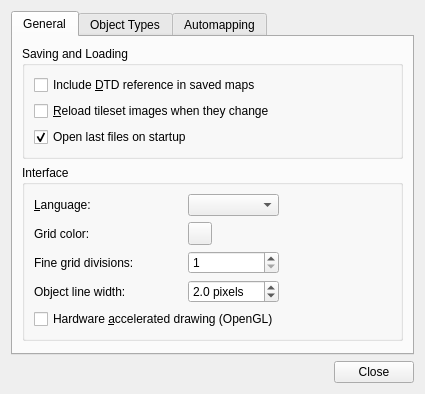
<?xml version="1.0" encoding="UTF-8"?>
<ui version="4.0">
 <class>PreferencesDialog</class>
 <widget class="QDialog" name="PreferencesDialog">
  <property name="geometry">
   <rect>
    <x>0</x>
    <y>0</y>
    <width>421</width>
    <height>426</height>
   </rect>
  </property>
  <property name="windowTitle">
   <string>Preferences</string>
  </property>
  <layout class="QVBoxLayout" name="verticalLayout">
   <property name="sizeConstraint">
    <enum>QLayout::SetFixedSize</enum>
   </property>
   <item>
    <widget class="QTabWidget" name="tabWidget">
     <property name="currentIndex">
      <number>0</number>
     </property>
     <widget class="QWidget" name="tab">
      <attribute name="title">
       <string>General</string>
      </attribute>
      <layout class="QVBoxLayout" name="verticalLayout_2">
       <item>
        <widget class="QGroupBox" name="groupBox">
         <property name="title">
          <string>Saving and Loading</string>
         </property>
         <layout class="QGridLayout" name="gridLayout">
          <item row="1" column="0" colspan="2">
           <widget class="QCheckBox" name="reloadTilesetImages">
            <property name="text">
             <string>&amp;Reload tileset images when they change</string>
            </property>
           </widget>
          </item>
          <item row="0" column="0" colspan="2">
           <widget class="QCheckBox" name="enableDtd">
            <property name="toolTip">
             <string>Not enabled by default since a reference to an external DTD is known to cause problems with some XML parsers.</string>
            </property>
            <property name="text">
             <string>Include &amp;DTD reference in saved maps</string>
            </property>
           </widget>
          </item>
          <item row="2" column="0">
           <widget class="QCheckBox" name="openLastFiles">
            <property name="text">
             <string>Open last files on startup</string>
            </property>
            <property name="checked">
             <bool>true</bool>
            </property>
           </widget>
          </item>
         </layout>
        </widget>
       </item>
       <item>
        <widget class="QGroupBox" name="groupBox_2">
         <property name="title">
          <string>Interface</string>
         </property>
         <layout class="QGridLayout" name="gridLayout_2">
          <item row="5" column="0" colspan="4">
           <widget class="QCheckBox" name="openGL">
            <property name="text">
             <string>Hardware &amp;accelerated drawing (OpenGL)</string>
            </property>
           </widget>
          </item>
          <item row="0" column="0">
           <widget class="QLabel" name="label_2">
            <property name="text">
             <string>&amp;Language:</string>
            </property>
            <property name="buddy">
             <cstring>languageCombo</cstring>
            </property>
           </widget>
          </item>
          <item row="2" column="0">
           <widget class="QLabel" name="label_3">
            <property name="text">
             <string>Grid color:</string>
            </property>
            <property name="buddy">
             <cstring>gridColor</cstring>
            </property>
           </widget>
          </item>
          <item row="2" column="3">
           <widget class="ColorButton" name="gridColor"/>
          </item>
          <item row="0" column="4">
           <spacer name="horizontalSpacer_2">
            <property name="orientation">
             <enum>Qt::Horizontal</enum>
            </property>
            <property name="sizeHint" stdset="0">
             <size>
              <width>0</width>
              <height>20</height>
             </size>
            </property>
           </spacer>
          </item>
          <item row="0" column="3">
           <widget class="QComboBox" name="languageCombo"/>
          </item>
          <item row="3" column="0">
           <widget class="QLabel" name="label_4">
            <property name="text">
             <string>Fine grid divisions:</string>
            </property>
            <property name="buddy">
             <cstring>gridFine</cstring>
            </property>
           </widget>
          </item>
          <item row="3" column="3">
           <widget class="QSpinBox" name="gridFine">
            <property name="minimum">
             <number>1</number>
            </property>
            <property name="maximum">
             <number>128</number>
            </property>
           </widget>
          </item>
          <item row="4" column="3">
           <widget class="QDoubleSpinBox" name="objectLineWidth">
            <property name="suffix">
             <string> pixels</string>
            </property>
            <property name="decimals">
             <number>1</number>
            </property>
            <property name="minimum">
             <double>1.000000000000000</double>
            </property>
            <property name="value">
             <double>2.000000000000000</double>
            </property>
           </widget>
          </item>
          <item row="4" column="0">
           <widget class="QLabel" name="label">
            <property name="text">
             <string>Object line width:</string>
            </property>
            <property name="buddy">
             <cstring>objectLineWidth</cstring>
            </property>
           </widget>
          </item>
         </layout>
        </widget>
       </item>
       <item>
        <spacer name="verticalSpacer">
         <property name="orientation">
          <enum>Qt::Vertical</enum>
         </property>
         <property name="sizeHint" stdset="0">
          <size>
           <width>381</width>
           <height>1</height>
          </size>
         </property>
        </spacer>
       </item>
      </layout>
     </widget>
     <widget class="QWidget" name="tab_2">
      <attribute name="title">
       <string>Object Types</string>
      </attribute>
      <layout class="QVBoxLayout" name="verticalLayout_3">
       <item>
        <widget class="QGroupBox" name="groupBox_3">
         <property name="title">
          <string>Object Types</string>
         </property>
         <layout class="QVBoxLayout" name="verticalLayout_4">
          <item>
           <widget class="QTableView" name="objectTypesTable">
            <property name="selectionBehavior">
             <enum>QAbstractItemView::SelectRows</enum>
            </property>
            <property name="verticalScrollMode">
             <enum>QAbstractItemView::ScrollPerPixel</enum>
            </property>
            <property name="wordWrap">
             <bool>false</bool>
            </property>
            <attribute name="horizontalHeaderHighlightSections">
             <bool>false</bool>
            </attribute>
            <attribute name="verticalHeaderVisible">
             <bool>false</bool>
            </attribute>
            <attribute name="verticalHeaderHighlightSections">
             <bool>false</bool>
            </attribute>
           </widget>
          </item>
          <item>
           <layout class="QHBoxLayout" name="horizontalLayout">
            <item>
             <widget class="QToolButton" name="addObjectTypeButton">
              <property name="toolTip">
               <string>Add Object Type</string>
              </property>
              <property name="text">
               <string>Add</string>
              </property>
              <property name="icon">
               <iconset resource="tiled.qrc">
                <normaloff>:/images/22x22/add.png</normaloff>:/images/22x22/add.png</iconset>
              </property>
              <property name="autoRaise">
               <bool>true</bool>
              </property>
             </widget>
            </item>
            <item>
             <widget class="QToolButton" name="removeObjectTypeButton">
              <property name="enabled">
               <bool>false</bool>
              </property>
              <property name="toolTip">
               <string>Remove Selected Object Types</string>
              </property>
              <property name="text">
               <string>Remove</string>
              </property>
              <property name="icon">
               <iconset resource="tiled.qrc">
                <normaloff>:/images/22x22/remove.png</normaloff>:/images/22x22/remove.png</iconset>
              </property>
              <property name="autoRaise">
               <bool>true</bool>
              </property>
             </widget>
            </item>
            <item>
             <spacer name="horizontalSpacer">
              <property name="orientation">
               <enum>Qt::Horizontal</enum>
              </property>
              <property name="sizeHint" stdset="0">
               <size>
                <width>40</width>
                <height>20</height>
               </size>
              </property>
             </spacer>
            </item>
            <item>
             <widget class="QPushButton" name="importObjectTypesButton">
              <property name="sizePolicy">
               <sizepolicy hsizetype="Minimum" vsizetype="Minimum">
                <horstretch>0</horstretch>
                <verstretch>0</verstretch>
               </sizepolicy>
              </property>
              <property name="text">
               <string>Import...</string>
              </property>
             </widget>
            </item>
            <item>
             <widget class="QPushButton" name="exportObjectTypesButton">
              <property name="sizePolicy">
               <sizepolicy hsizetype="Fixed" vsizetype="Minimum">
                <horstretch>0</horstretch>
                <verstretch>0</verstretch>
               </sizepolicy>
              </property>
              <property name="text">
               <string>Export...</string>
              </property>
             </widget>
            </item>
           </layout>
          </item>
         </layout>
        </widget>
       </item>
      </layout>
     </widget>
     <widget class="QWidget" name="tab_3">
      <attribute name="title">
       <string>Automapping</string>
      </attribute>
      <widget class="QCheckBox" name="autoMapWhileDrawing">
       <property name="geometry">
        <rect>
         <x>10</x>
         <y>20</y>
         <width>391</width>
         <height>22</height>
        </rect>
       </property>
       <property name="text">
        <string>Use Automapping, when drawing into layers</string>
       </property>
      </widget>
     </widget>
    </widget>
   </item>
   <item>
    <widget class="QDialogButtonBox" name="buttonBox">
     <property name="orientation">
      <enum>Qt::Horizontal</enum>
     </property>
     <property name="standardButtons">
      <set>QDialogButtonBox::Close</set>
     </property>
    </widget>
   </item>
  </layout>
 </widget>
 <customwidgets>
  <customwidget>
   <class>ColorButton</class>
   <extends>QToolButton</extends>
   <header location="global">colorbutton.h</header>
  </customwidget>
 </customwidgets>
 <tabstops>
  <tabstop>tabWidget</tabstop>
  <tabstop>enableDtd</tabstop>
  <tabstop>reloadTilesetImages</tabstop>
  <tabstop>languageCombo</tabstop>
  <tabstop>gridColor</tabstop>
  <tabstop>gridFine</tabstop>
  <tabstop>objectLineWidth</tabstop>
  <tabstop>openGL</tabstop>
  <tabstop>buttonBox</tabstop>
  <tabstop>importObjectTypesButton</tabstop>
  <tabstop>exportObjectTypesButton</tabstop>
  <tabstop>autoMapWhileDrawing</tabstop>
  <tabstop>removeObjectTypeButton</tabstop>
  <tabstop>addObjectTypeButton</tabstop>
  <tabstop>objectTypesTable</tabstop>
 </tabstops>
 <resources>
  <include location="tiled.qrc"/>
 </resources>
 <connections>
  <connection>
   <sender>buttonBox</sender>
   <signal>rejected()</signal>
   <receiver>PreferencesDialog</receiver>
   <slot>reject()</slot>
   <hints>
    <hint type="sourcelabel">
     <x>313</x>
     <y>373</y>
    </hint>
    <hint type="destinationlabel">
     <x>315</x>
     <y>312</y>
    </hint>
   </hints>
  </connection>
 </connections>
</ui>
